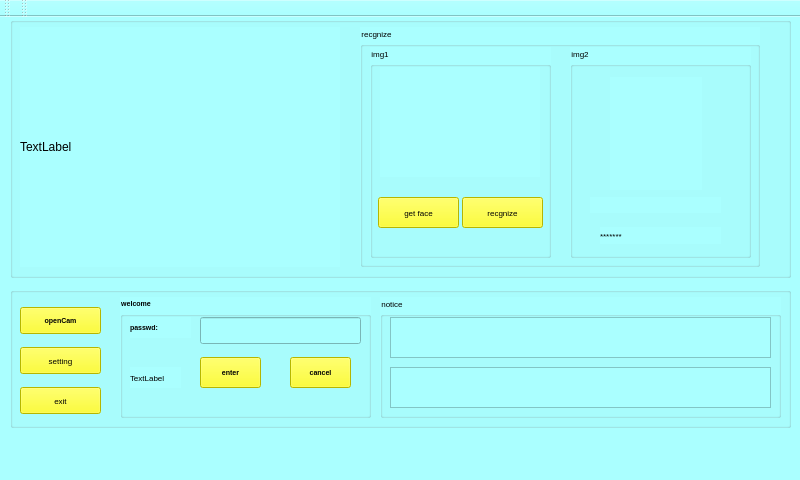
<?xml version="1.0" encoding="UTF-8"?>
<ui version="4.0">
 <class>MainWindow</class>
 <widget class="QMainWindow" name="MainWindow">
  <property name="geometry">
   <rect>
    <x>0</x>
    <y>0</y>
    <width>800</width>
    <height>480</height>
   </rect>
  </property>
  <property name="windowTitle">
   <string>MainWindow</string>
  </property>
  <property name="styleSheet">
   <string notr="true">background-color: rgb(170, 255, 255);</string>
  </property>
  <widget class="QWidget" name="centralWidget">
   <widget class="QGroupBox" name="groupBox">
    <property name="geometry">
     <rect>
      <x>10</x>
      <y>0</y>
      <width>781</width>
      <height>261</height>
     </rect>
    </property>
    <property name="title">
     <string/>
    </property>
    <widget class="QGroupBox" name="recgnize">
     <property name="geometry">
      <rect>
       <x>350</x>
       <y>10</y>
       <width>400</width>
       <height>240</height>
      </rect>
     </property>
     <property name="font">
      <font>
       <pointsize>6</pointsize>
      </font>
     </property>
     <property name="title">
      <string>recgnize</string>
     </property>
     <widget class="QGroupBox" name="groupBox_2">
      <property name="geometry">
       <rect>
        <x>10</x>
        <y>20</y>
        <width>181</width>
        <height>211</height>
       </rect>
      </property>
      <property name="font">
       <font>
        <pointsize>6</pointsize>
       </font>
      </property>
      <property name="title">
       <string>img1</string>
      </property>
      <widget class="QLabel" name="label_9">
       <property name="geometry">
        <rect>
         <x>10</x>
         <y>20</y>
         <width>160</width>
         <height>110</height>
        </rect>
       </property>
       <property name="text">
        <string/>
       </property>
       <property name="scaledContents">
        <bool>true</bool>
       </property>
      </widget>
      <widget class="QPushButton" name="pushButton_4">
       <property name="geometry">
        <rect>
         <x>8</x>
         <y>150</y>
         <width>81</width>
         <height>31</height>
        </rect>
       </property>
       <property name="font">
        <font>
         <pointsize>6</pointsize>
        </font>
       </property>
       <property name="styleSheet">
        <string notr="true">background-color: rgb(255, 255, 0);</string>
       </property>
       <property name="text">
        <string>get face</string>
       </property>
      </widget>
      <widget class="QPushButton" name="pushButton_7">
       <property name="geometry">
        <rect>
         <x>92</x>
         <y>150</y>
         <width>81</width>
         <height>31</height>
        </rect>
       </property>
       <property name="font">
        <font>
         <pointsize>6</pointsize>
        </font>
       </property>
       <property name="styleSheet">
        <string notr="true">background-color: rgb(255, 255, 0);</string>
       </property>
       <property name="text">
        <string>recgnize</string>
       </property>
      </widget>
     </widget>
     <widget class="QGroupBox" name="groupBox_3">
      <property name="geometry">
       <rect>
        <x>210</x>
        <y>20</y>
        <width>181</width>
        <height>211</height>
       </rect>
      </property>
      <property name="font">
       <font>
        <pointsize>6</pointsize>
       </font>
      </property>
      <property name="title">
       <string>img2</string>
      </property>
      <widget class="QLabel" name="label_3">
       <property name="geometry">
        <rect>
         <x>40</x>
         <y>30</y>
         <width>92</width>
         <height>113</height>
        </rect>
       </property>
       <property name="text">
        <string/>
       </property>
       <property name="scaledContents">
        <bool>true</bool>
       </property>
      </widget>
      <widget class="QLabel" name="label_4">
       <property name="geometry">
        <rect>
         <x>20</x>
         <y>150</y>
         <width>131</width>
         <height>16</height>
        </rect>
       </property>
       <property name="font">
        <font>
         <pointsize>6</pointsize>
        </font>
       </property>
       <property name="text">
        <string/>
       </property>
      </widget>
      <widget class="QLabel" name="label_5">
       <property name="geometry">
        <rect>
         <x>30</x>
         <y>180</y>
         <width>121</width>
         <height>17</height>
        </rect>
       </property>
       <property name="font">
        <font>
         <pointsize>6</pointsize>
        </font>
       </property>
       <property name="text">
        <string>*******</string>
       </property>
      </widget>
     </widget>
    </widget>
    <widget class="QLabel" name="label">
     <property name="geometry">
      <rect>
       <x>10</x>
       <y>10</y>
       <width>320</width>
       <height>240</height>
      </rect>
     </property>
     <property name="text">
      <string>TextLabel</string>
     </property>
    </widget>
   </widget>
   <widget class="QGroupBox" name="groupBox_4">
    <property name="geometry">
     <rect>
      <x>10</x>
      <y>270</y>
      <width>781</width>
      <height>141</height>
     </rect>
    </property>
    <property name="title">
     <string/>
    </property>
    <widget class="QPushButton" name="pushButton_5">
     <property name="geometry">
      <rect>
       <x>10</x>
       <y>100</y>
       <width>81</width>
       <height>27</height>
      </rect>
     </property>
     <property name="font">
      <font>
       <pointsize>6</pointsize>
      </font>
     </property>
     <property name="styleSheet">
      <string notr="true">background-color: rgb(255, 255, 0);</string>
     </property>
     <property name="text">
      <string>exit</string>
     </property>
    </widget>
    <widget class="QPushButton" name="pushButton">
     <property name="geometry">
      <rect>
       <x>10</x>
       <y>20</y>
       <width>81</width>
       <height>27</height>
      </rect>
     </property>
     <property name="font">
      <font>
       <pointsize>5</pointsize>
       <weight>75</weight>
       <bold>true</bold>
      </font>
     </property>
     <property name="styleSheet">
      <string notr="true">background-color: rgb(255, 255, 0);</string>
     </property>
     <property name="text">
      <string>openCam</string>
     </property>
    </widget>
    <widget class="QGroupBox" name="welcome">
     <property name="geometry">
      <rect>
       <x>110</x>
       <y>10</y>
       <width>251</width>
       <height>121</height>
      </rect>
     </property>
     <property name="font">
      <font>
       <pointsize>5</pointsize>
       <weight>75</weight>
       <bold>true</bold>
      </font>
     </property>
     <property name="title">
      <string>welcome</string>
     </property>
     <widget class="QPushButton" name="pushButton_3">
      <property name="geometry">
       <rect>
        <x>170</x>
        <y>60</y>
        <width>61</width>
        <height>31</height>
       </rect>
      </property>
      <property name="font">
       <font>
        <pointsize>5</pointsize>
        <weight>75</weight>
        <bold>true</bold>
       </font>
      </property>
      <property name="styleSheet">
       <string notr="true">background-color: rgb(255, 255, 0);</string>
      </property>
      <property name="text">
       <string>cancel</string>
      </property>
     </widget>
     <widget class="QLabel" name="label_8">
      <property name="geometry">
       <rect>
        <x>10</x>
        <y>20</y>
        <width>61</width>
        <height>21</height>
       </rect>
      </property>
      <property name="font">
       <font>
        <pointsize>5</pointsize>
        <weight>75</weight>
        <bold>true</bold>
       </font>
      </property>
      <property name="text">
       <string>passwd:</string>
      </property>
     </widget>
     <widget class="QPushButton" name="pushButton_2">
      <property name="geometry">
       <rect>
        <x>80</x>
        <y>60</y>
        <width>61</width>
        <height>31</height>
       </rect>
      </property>
      <property name="font">
       <font>
        <pointsize>5</pointsize>
        <weight>75</weight>
        <bold>true</bold>
       </font>
      </property>
      <property name="styleSheet">
       <string notr="true">background-color: rgb(255, 255, 0);</string>
      </property>
      <property name="text">
       <string>enter</string>
      </property>
     </widget>
     <widget class="QLineEdit" name="showPw">
      <property name="geometry">
       <rect>
        <x>80</x>
        <y>20</y>
        <width>161</width>
        <height>27</height>
       </rect>
      </property>
      <property name="font">
       <font>
        <pointsize>6</pointsize>
       </font>
      </property>
      <property name="echoMode">
       <enum>QLineEdit::Password</enum>
      </property>
     </widget>
     <widget class="QLabel" name="label_2">
      <property name="geometry">
       <rect>
        <x>10</x>
        <y>70</y>
        <width>51</width>
        <height>21</height>
       </rect>
      </property>
      <property name="font">
       <font>
        <pointsize>6</pointsize>
       </font>
      </property>
      <property name="text">
       <string>TextLabel</string>
      </property>
     </widget>
    </widget>
    <widget class="QGroupBox" name="notice_2">
     <property name="geometry">
      <rect>
       <x>370</x>
       <y>10</y>
       <width>401</width>
       <height>121</height>
      </rect>
     </property>
     <property name="font">
      <font>
       <pointsize>6</pointsize>
      </font>
     </property>
     <property name="title">
      <string>notice</string>
     </property>
     <widget class="QTextEdit" name="notice">
      <property name="geometry">
       <rect>
        <x>10</x>
        <y>20</y>
        <width>381</width>
        <height>41</height>
       </rect>
      </property>
      <property name="readOnly">
       <bool>true</bool>
      </property>
     </widget>
     <widget class="QTextEdit" name="light">
      <property name="geometry">
       <rect>
        <x>10</x>
        <y>70</y>
        <width>381</width>
        <height>41</height>
       </rect>
      </property>
     </widget>
    </widget>
    <widget class="QPushButton" name="pushButton_6">
     <property name="geometry">
      <rect>
       <x>10</x>
       <y>60</y>
       <width>81</width>
       <height>27</height>
      </rect>
     </property>
     <property name="font">
      <font>
       <pointsize>6</pointsize>
      </font>
     </property>
     <property name="styleSheet">
      <string notr="true">background-color: rgb(255, 255, 0);</string>
     </property>
     <property name="text">
      <string>setting</string>
     </property>
    </widget>
   </widget>
  </widget>
  <widget class="QMenuBar" name="menuBar">
   <property name="geometry">
    <rect>
     <x>0</x>
     <y>0</y>
     <width>800</width>
     <height>25</height>
    </rect>
   </property>
  </widget>
  <widget class="QToolBar" name="mainToolBar">
   <attribute name="toolBarArea">
    <enum>TopToolBarArea</enum>
   </attribute>
   <attribute name="toolBarBreak">
    <bool>false</bool>
   </attribute>
  </widget>
  <widget class="QStatusBar" name="statusBar"/>
  <widget class="QToolBar" name="toolBar">
   <property name="windowTitle">
    <string>toolBar</string>
   </property>
   <attribute name="toolBarArea">
    <enum>TopToolBarArea</enum>
   </attribute>
   <attribute name="toolBarBreak">
    <bool>false</bool>
   </attribute>
  </widget>
 </widget>
 <layoutdefault spacing="6" margin="11"/>
 <resources/>
 <connections/>
</ui>
